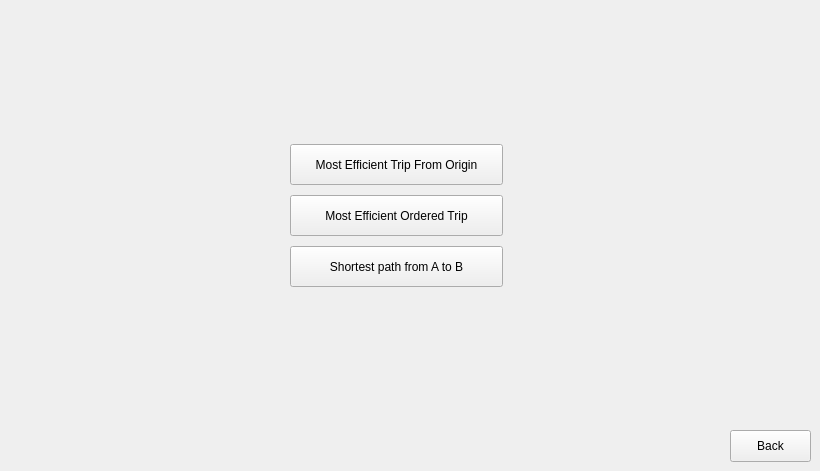
   <widget class="QWidget" name="MainMenu">
    <widget class="QPushButton" name="pushButton">
     <property name="geometry">
      <rect>
       <x>730</x>
       <y>430</y>
       <width>81</width>
       <height>32</height>
      </rect>
     </property>
     <property name="text">
      <string>Back</string>
     </property>
    </widget>
    <widget class="QWidget" name="layoutWidget">
     <property name="geometry">
      <rect>
       <x>290</x>
       <y>140</y>
       <width>213</width>
       <height>153</height>
      </rect>
     </property>
     <layout class="QVBoxLayout" name="verticalLayout_6">
      <item>
       <widget class="QPushButton" name="customMostEfficientTripButton">
        <property name="minimumSize">
         <size>
          <width>161</width>
          <height>41</height>
         </size>
        </property>
        <property name="text">
         <string>Most Efficient Trip From Origin</string>
        </property>
       </widget>
      </item>
      <item>
       <widget class="QPushButton" name="customTripButton">
        <property name="minimumSize">
         <size>
          <width>161</width>
          <height>41</height>
         </size>
        </property>
        <property name="text">
         <string>Most Efficient Ordered Trip</string>
        </property>
       </widget>
      </item>
      <item>
       <widget class="QPushButton" name="mostEfficientTripButton">
        <property name="minimumSize">
         <size>
          <width>211</width>
          <height>41</height>
         </size>
        </property>
        <property name="text">
         <string>Shortest path from A to B</string>
        </property>
       </widget>
      </item>
     </layout>
    </widget>
   </widget>
